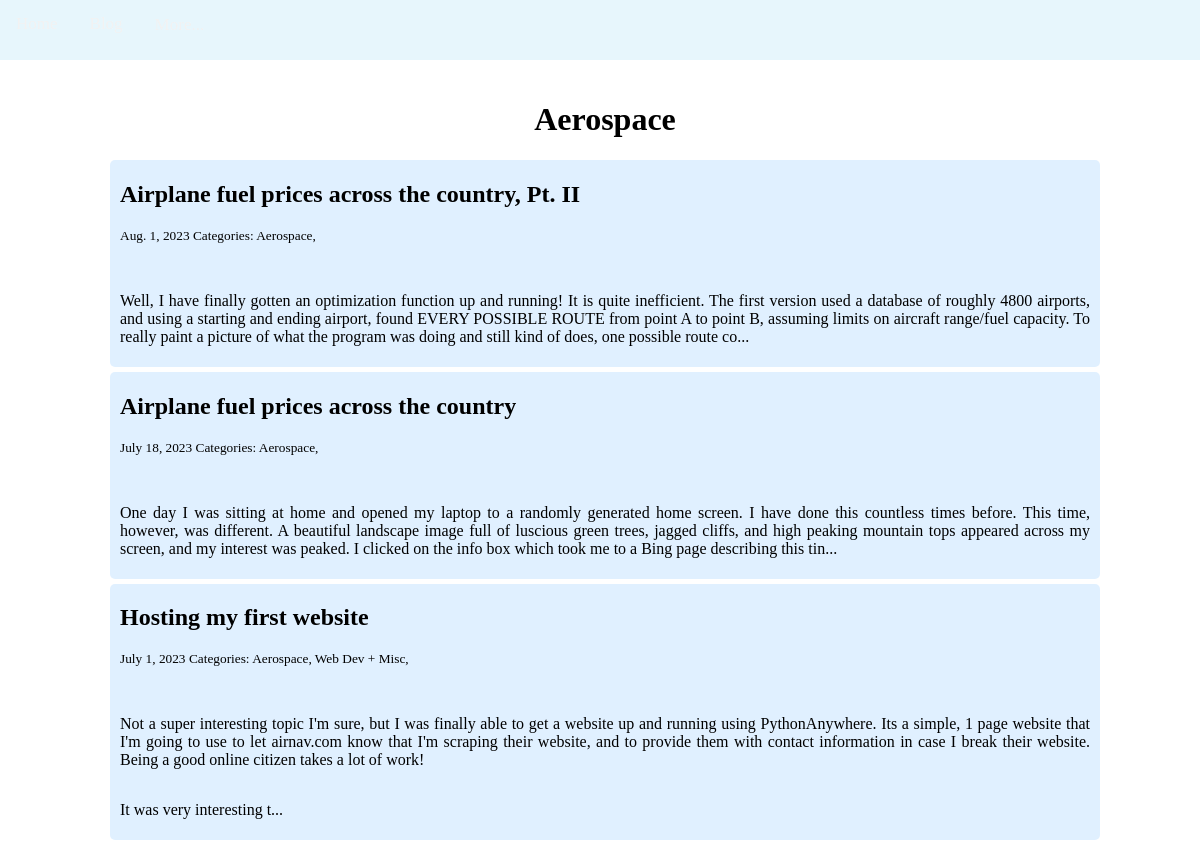
/blog/Aerospace/, run on an earlier commit of the app's database.
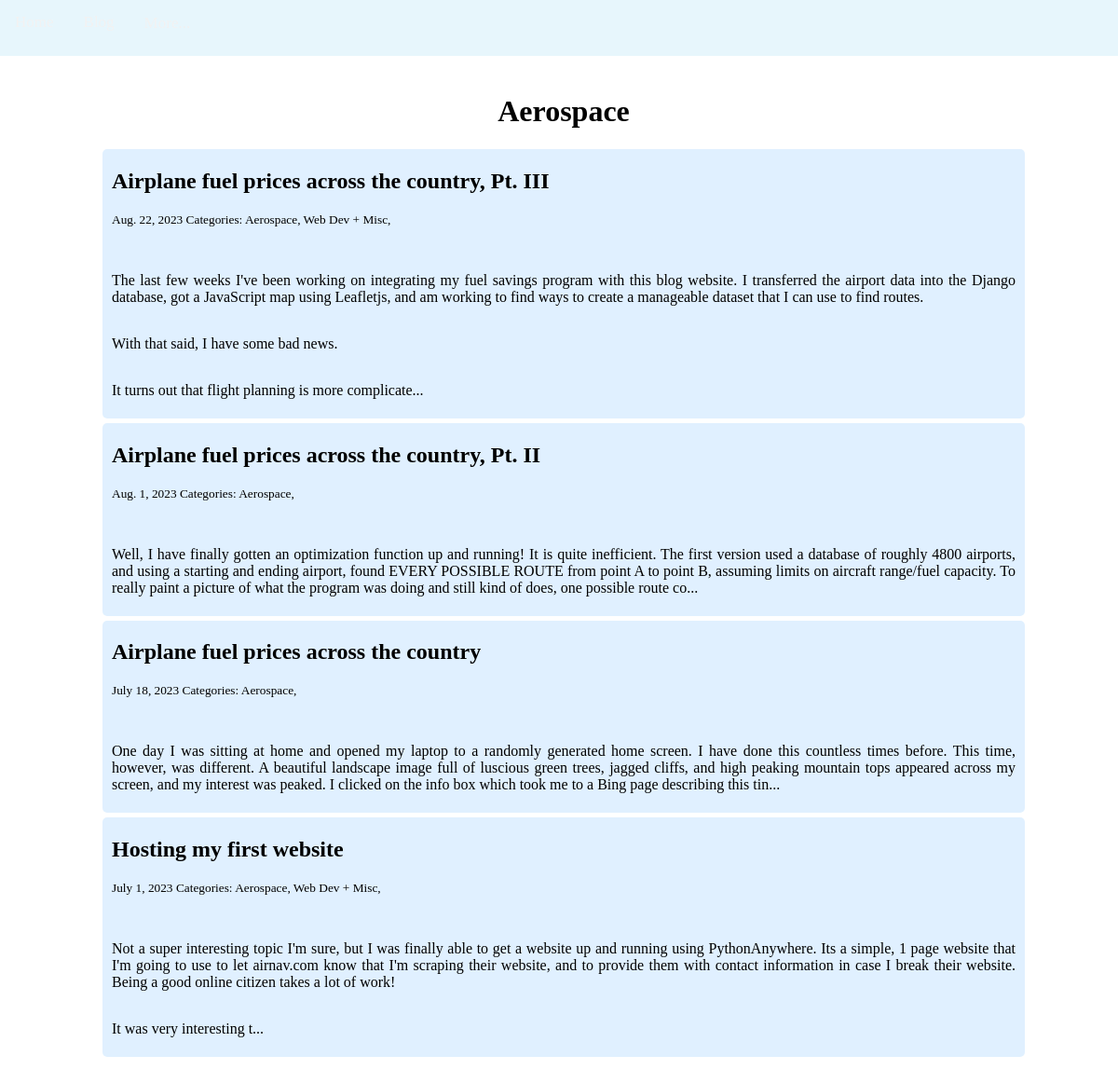
And on a later commit of the database.
### blog/models.py (models this page shows)
class Post(models.Model):
    title = models.CharField(max_length=255)
    body = models.TextField()
    created_on = models.DateTimeField(auto_now_add=True)
    last_modified = models.DateTimeField(auto_now=True)
    categories = models.ManyToManyField("category", related_name="posts")
    image = models.ImageField(upload_to='images')
    class Meta:
        ordering = ['-created_on']

class Category(models.Model):
    name = models.CharField(max_length=20)
    caption = models.CharField(max_length=255)
    image = models.ImageField(upload_to='images')

### blog/views.py (the view)
# urls.py: path('<category>/', views.blog_category, name='blog_category'),
def blog_category(request, category):
    posts = Post.objects.filter(categories__name__contains=category).order_by('-created_on')
    context = {
        "posts": posts,
        "category": category
    }
    return render(request, 'blog_category.html', context)

### blog/templates/blog_category.html
{% extends 'base_generic.html' %}
{% block content %}
    <div class="blog-container">
        <h1>{{ category | title }}</h1>
        {% for post in posts %}
        <div class="blog-post">
            <h2><a href="{% url 'blog_detail' post.pk %}">{{ post.title }}</a></h2>
            <small>
                {{ post.created_on.date }}
                Categories:
                {% for category in post.categories.all %}
                <a href="{% url 'blog_category' category.name %}">
                    {{ category.name }},
                </a>
                {% endfor %}
            </small>
            <p>{{ post.body | linebreaks | slice:":400" }}...</p>
        </div>
        {% endfor %}
    </div>
{% endblock %}

What changed in the data, as far as the page shows it:
added Post: title "Airplane fuel prices across the country, Pt. III", created_on "Aug. 22, 2023", body "The last few weeks I've been working on integrating my fuel savings program with this blog website. I transferred the airport data into the Django database, got a JavaScript map using Leafletjs, and am working to find ways to create a manageable dataset that I can use to find routes. With that said, I have some bad news. It turns out that flight planning is more complicate", Category (name "Aerospace"), Category (name "Web Dev + Misc")
